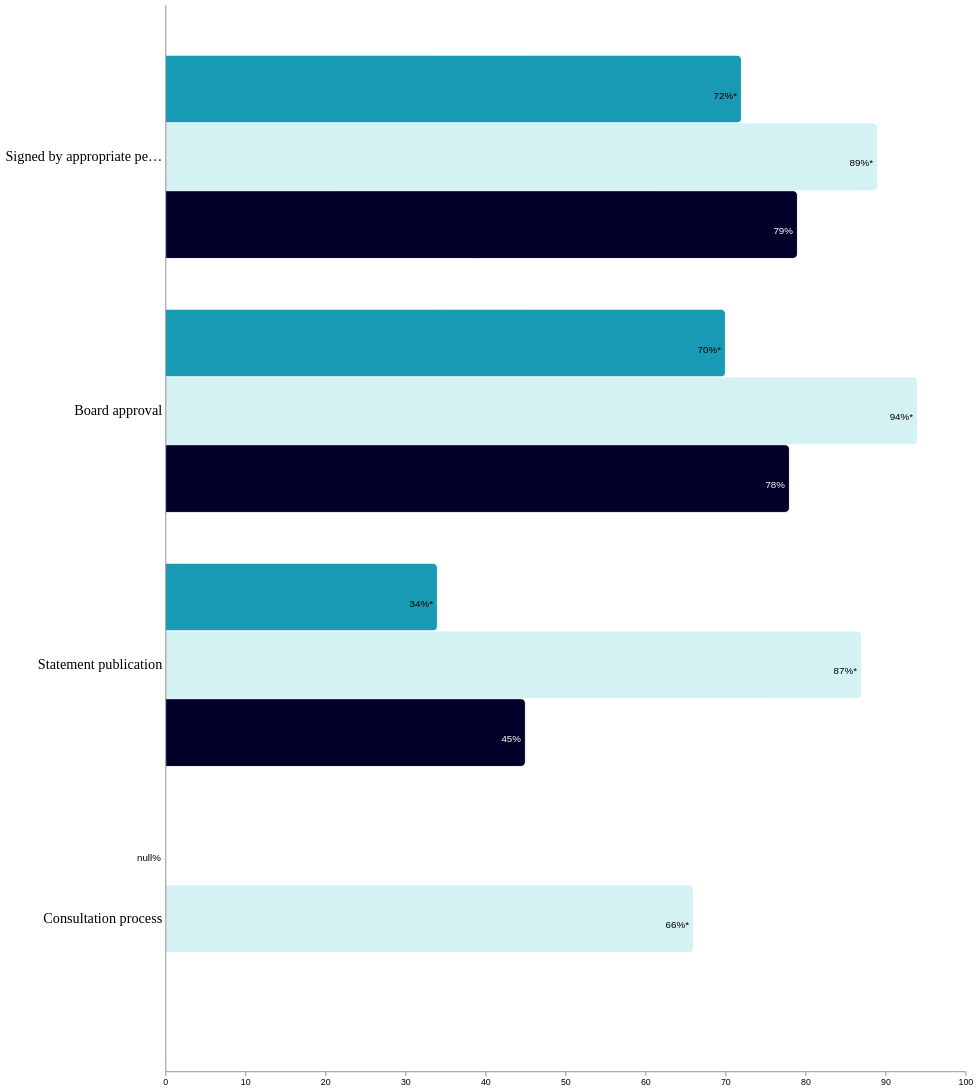

Here is the Vega-Lite specification saved for this chart:
### Vega specification from a JSON file in a GitHub repository (floating-point values rounded to 4 significant figures)
{"$schema": "https://vega.github.io/schema/vega/v5.json", "description": "A basic grouped bar chart example.", "width": 900, "height": 1200, "padding": 5, "data": [{"name": "table", "values": [{"group": "Signed by appropriate person", "url": "https://wikirate.org/Business_Human_Rights_Resource_Centre+MSA_statement_signed?filter%5Bvalue%5D%5B%5D=Signed%20by%20CEO&filter%5Bvalue%5D%5B%5D=Signed%20by%20Director&filter%5Bvalue%5D%5B%5D=Signed%20by%20Managing%20Director&filter%5Bvalue%5D%5B%5D=Signed%20by%20Chairman", "category": "UK", "value": 72, "color": "#189AB4", "mandatory": "Yes"}, {"group": "Signed by appropriate person", "url": "https://wikirate.org/Business_Human_Rights_Resource_Centre+MSA_statement_signed?filter%5Bvalue%5D%5B%5D=Signed%20by%20CEO&filter%5Bvalue%5D%5B%5D=Signed%20by%20Director&filter%5Bvalue%5D%5B%5D=Signed%20by%20Managing%20Director&filter%5Bvalue%5D%5B%5D=Signed%20by%20Chairman", "category": "Australian", "value": 89, "color": "#D4F1F4", "mandatory": "Yes"}, {"group": "Signed by appropriate person", "url": "https://wikirate.org/Business_Human_Rights_Resource_Centre+MSA_statement_signed?filter%5Bvalue%5D%5B%5D=Signed%20by%20CEO&filter%5Bvalue%5D%5B%5D=Signed%20by%20Director&filter%5Bvalue%5D%5B%5D=Signed%20by%20Managing%20Director&filter%5Bvalue%5D%5B%5D=Signed%20by%20Chairman", "category": "Both", "value": 79, "color": "#000029"}, {"group": "Board approval", "url": "https://wikirate.org/Business_Human_Rights_Resource_Centre+MSA_Statement_Approval?filter%5Bvalue%5D%5B%5D=Approved%20by%20Board", "category": "UK", "value": 70, "color": "#189AB4", "mandatory": "Yes"}, {"group": "Board approval", "url": "https://wikirate.org/Business_Human_Rights_Resource_Centre+MSA_Statement_Approval?filter%5Bvalue%5D%5B%5D=Approved%20by%20Board", "category": "Australian", "value": 94, "color": "#D4F1F4", "mandatory": "Yes"}, {"group": "Board approval", "url": "https://wikirate.org/Business_Human_Rights_Resource_Centre+MSA_Statement_Approval?filter%5Bvalue%5D%5B%5D=Approved%20by%20Board", "category": "Both", "value": 78, "color": "#000029"}, {"group": "Statement publication", "url": "https://wikirate.org/Walk_Free+MSA_Statement_Publication?filter%5Bvalue%5D%5B%5D=Yes", "category": "UK", "value": 34, "color": "#189AB4", "mandatory": "Yes"}, {"group": "Statement publication", "url": "https://wikirate.org/Walk_Free+MSA_Statement_Publication?filter%5Bvalue%5D%5B%5D=Yes", "category": "Australian", "value": 87, "color": "#D4F1F4", "mandatory": "Yes"}, {"group": "Statement publication", "url": "https://wikirate.org/Walk_Free+MSA_Statement_Publication?filter%5Bvalue%5D%5B%5D=Yes", "category": "Both", "value": 45, "color": "#000029"}, {"group": "Consultation process", "url": "https://wikirate.org/Walk_Free+MSA_Consultation_Process?filter%5Bvalue%5D%5B%5D=Yes", "category": "UK", "value": null, "color": "#189AB4", "mandatory": "No"}, {"group": "Consultation process", "url": "https://wikirate.org/Walk_Free+MSA_Consultation_Process?filter%5Bvalue%5D%5B%5D=Yes", "category": "Australian", "value": 66, "color": "#D4F1F4", "mandatory": "Yes"}, {"group": "Consultation process", "url": "https://wikirate.org/Walk_Free+MSA_Consultation_Process?filter%5Bvalue%5D%5B%5D=Yes", "category": "Both", "value": null, "color": "#000029"}], "transform": [{"type": "formula", "expr": "if(datum.mandatory == 'Yes',datum.value+'%*',if(datum.value=='N/A','',datum.value+'%'))", "as": "string_value"}]}], "scales": [{"name": "yscale", "type": "band", "domain": {"data": "table", "field": "group"}, "range": "height", "padding": 0.2}, {"name": "xscale", "type": "linear", "domain": {"data": "table", "field": "value"}, "range": "width", "round": true, "zero": true, "nice": true}], "axes": [{"orient": "left", "scale": "yscale", "tickSize": 0, "labelPadding": 4, "zindex": 1, "labelFontSize": 16, "labelFont": "Rubik"}, {"orient": "bottom", "scale": "xscale"}], "marks": [{"type": "group", "from": {"facet": {"data": "table", "name": "facet", "groupby": "group"}}, "encode": {"enter": {"y": {"scale": "yscale", "field": "group"}}}, "signals": [{"name": "height", "update": "bandwidth('yscale')"}], "scales": [{"name": "pos", "type": "band", "range": "height", "domain": {"data": "facet", "field": "category"}}], "marks": [{"name": "bars", "from": {"data": "facet"}, "type": "rect", "encode": {"enter": {"cornerRadiusTopRight": {"value": 5}, "cornerRadiusBottomRight": {"value": 5}, "stroke": {"value": "#fff"}, "y": {"scale": "pos", "field": "category"}, "height": {"scale": "pos", "band": 1}, "x": {"scale": "xscale", "field": "value"}, "x2": {"scale": "xscale", "value": 0}, "fill": {"field": "color"}}, "hover": {"tooltip": {"signal": "{title: datum.group, 'Legislation:': datum.category,'Coverage:': if(datum.value=='N/A','Not Applicable',datum.value+'%'), 'Mandatory:': datum.mandatory}"}}}}, {"type": "text", "from": {"data": "bars"}, "encode": {"enter": {"x": {"field": "x2", "offset": -5}, "y": {"field": "y", "offset": {"field": "height", "mult": 0.6}}, "fill": [{"test": "contrast('white', datum.fill) > contrast('black', datum.fill)", "value": "white"}, {"value": "black"}], "align": {"value": "right"}, "baseline": {"value": "middle"}, "text": {"field": "datum.string_value"}}}}]}]}
